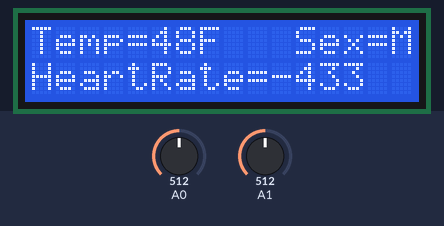
Bench run of a sketch on a simulated Arduino Uno, built with avr-gcc and run on an emulated ATmega328P. On the bench: 16×2 character LCD. The test bench sets the inputs (shaded band); at power-on: A0 = 512, A1 = 512. The modem accepts every AT command (registered, SIM ready, sends succeed) and sends nothing else; what the sketch prints to the serial monitor is not drawn.

Above: at 14.2 s.
14.3 s: A0 set to 832
At 16.4 s:
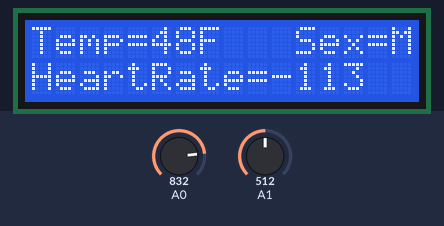
18.6 s: A0 set to 862
At 21.2 s:
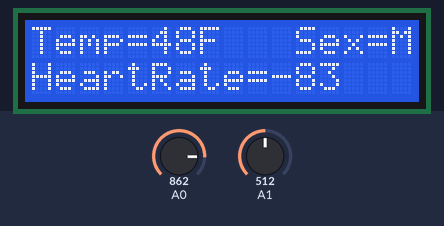
22.9 s: A0 set to 925
At 25.8 s:
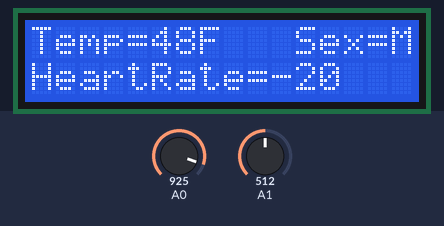
25.9 s: A0 set to 936
At 28.8 s:
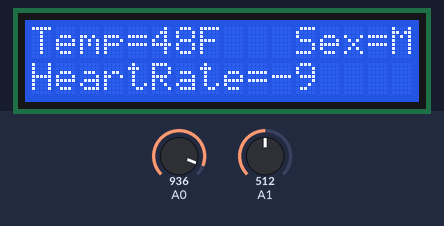
30.2 s: A0 set to 1023
At 33.7 s:
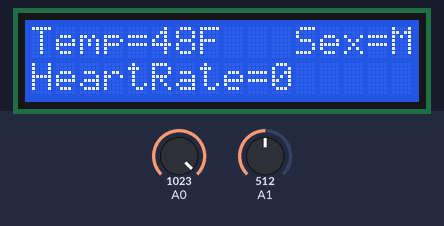
34.5 s: A1 set to 84
At 35.7 s:
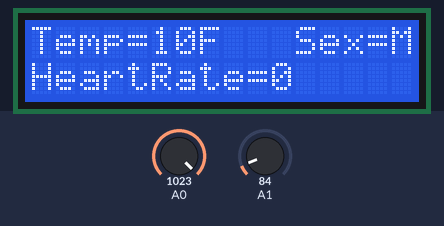
36.7 s: A1 set to 69
Timing chart, 0 to 39.7 s (numbered marks = the images above; inputs shaded):
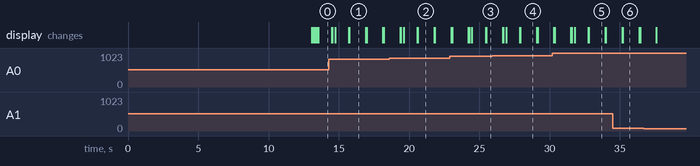

The sketch:

FinalCode_V2.ino
```cpp
// include the library code:
#include <LiquidCrystal.h>
#include<SoftwareSerial.h>
#include<stdlib.h>
float tem;
int buttonState = 0;
const int  buttonPin = 2;
int lastButtonState = 0;
int heart_rate;
// initialize the library with the numbers of the interface pins
LiquidCrystal lcd(12,11,3,5,7,9);
char gender='M';
SoftwareSerial wifi(2, 3);
void setup() {
  pinMode(A1,INPUT);
  pinMode(A0,INPUT);
  pinMode(2,INPUT);
  // set up the LCD's number of columns and rows:
  lcd.begin(16, 2);
  lcd.clear();
  lcd.print("Health Kit");
  delay(1000);
  wifi.begin(115200);
   wifi.println("AT+RST");
  delay(10000);
  String conn = "AT+CWJAP=\"DTU-WiFI\",\"";
  wifi.println(conn);
  wifi.println("AT+CIPMUX=0");
  delay(2000);
  lcd.clear();
}

void loop() {
  buttonState = digitalRead(buttonPin);
  tem=analogRead(A1);
  tem = (tem*900/1023);
  tem = tem + 32;
  if (buttonState == LOW) {
    if( gender =='F' )
     gender = 'M' ;
    else
    {
     if(gender== 'M')
      {
       gender ='F';
      }
    }
   }
  delay(50);
  heart_rate = analogRead(A0);
  Serial.begin(9600);
  Serial.println(digitalRead(2));
  //Serial.println(heart_rate);
  delay(100);
  heart_rate = heart_rate-1000;
  if(heart_rate > 18)
    heart_rate = 0;
  else
    heart_rate = heart_rate + 55;
  lcd.setCursor(0,0);
  lcd.print("Temp=");
  delay(50);
  lcd.setCursor(5,0);
  lcd.print(tem,0);
  delay(50);
  lcd.setCursor(7,0);
  lcd.print('F');
  delay(50);
  lcd.setCursor(10,0);
  lcd.print(" Sex=");
  delay(50);
  lcd.print(gender);
  delay(50);
  lcd.setCursor(0,1);
  lcd.print("HeartRate=");
  delay(50);
  lcd.setCursor(10,1);
  lcd.println(heart_rate);
  delay(50);
  String getStr =  "GET /update?api_key=";
   getStr += "EDNBYFSJ1CJ46QEV";
   getStr += "&field1=";
   getStr += 24;
   getStr += "&field2=";
   getStr += 45;
   delay(100);
   String cmd = "AT+CIPSTART=\"TCP\",\"";
   cmd += "api.thingspeak.com"; //  184.106.153.149
   cmd += "\",80";
   wifi.println(cmd);
   delay(300);
   cmd = "AT+CIPSEND=";
    cmd += String(getStr.length());
   wifi.println(cmd);
   delay(300);
   wifi.print(getStr);

}
```

Measured:
- the behaviour switches between 845 and 846 on A0 (found by bisection; images 1 and 2)
- the behaviour switches between 935 and 936 on A0 (found by bisection; images 3 and 4)
- after the input at 14.3 s, the display: first differs from a run without the input after 0.44 s (image 1)
- after the input at 18.6 s, the display: first differs from a run without the input after 1.0 s (image 2)
- after the input at 22.9 s, the display: first differs from a run without the input after 1.6 s (image 3)
- after the input at 25.9 s, the display: first differs from a run without the input after 1.0 s (image 4)
- after the input at 30.2 s, the display: first differs from a run without the input after 1.6 s (image 5)
- after the input at 34.5 s, the display: first changes after 0.66 s (image 6 shows a later state)
